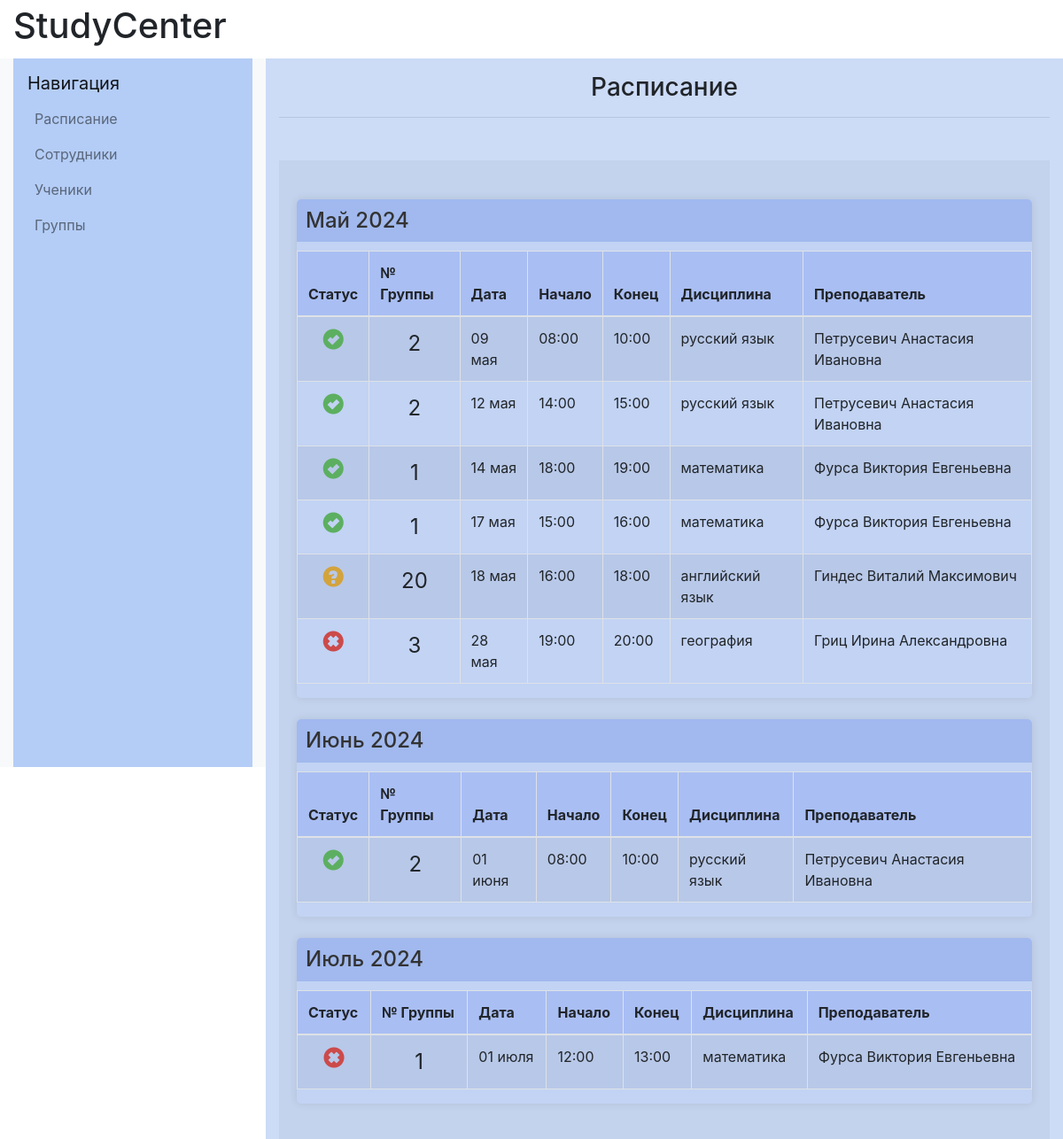
The page / on the database its author committed.
### catalog/models.py (models this page shows, shortened)
class Lesson(models.Model):
    date = models.DateField()
    start_time = models.DateTimeField()
    duration = models.IntegerField()
    group = models.ForeignKey(Group, on_delete=models.CASCADE)
    objects = models.Manager()

class Group(models.Model):
    subject = models.ForeignKey(Subject, on_delete=models.CASCADE)
    grade = models.IntegerField(validators=[
        MaxValueValidator(11),
        MinValueValidator(1)
    ])
    group_capacity = models.IntegerField(default=1,
                                         validators=[
                                            MaxValueValidator(8),
                                            MinValueValidator(1)
    ])
    type = models.ForeignKey(Type, on_delete=models.CASCADE)
    teacher=models.ForeignKey(Worker,
                              on_delete=models.CASCADE,
                              null=True,
                              default=None
    )
    objects = models.Manager()
    created = models.BooleanField(default=False)

class Subject(models.Model):
    name=models.CharField(max_length=100)
    objects=models.Manager()
    def __str__(self):
        return self.name

class Worker(models.Model):
    firstname=models.CharField(max_length=20, verbose_name="Имя")
    lastname=models.CharField(max_length=20, verbose_name="Фамилия")
    fathername=models.CharField(max_length=20, verbose_name="Отчество")
    date_of_birth=models.DateField(verbose_name="Дата рождения")
    gender=models.IntegerField(validators=[MinValueValidator(0), MaxValueValidator(1)], verbose_name="Пол")
    subject = models.ManyToManyField(Subject, verbose_name="Дисциплины")
    phone_number=models.CharField(max_length=11,validators=[MinLengthValidator(11)], verbose_name="Номер телефона")
    email=models.EmailField(verbose_name="E-mail")
    objects=models.Manager()
    registration_date=models.DateField()
    DoesNotExist = models.Manager

### catalog/views.py (the view)
# urls.py: path('', views.schedule, name='schedule'),
def schedule(request):
    lessons = Lesson.objects.all().order_by('date', 'start_time')
    grouped_lessons = {}
    for lesson in lessons:
        lesson.end_time = lesson.start_time + timedelta(hours=lesson.duration)
    for k, g in groupby(lessons, lambda l: l.date.replace(day=1)):
        grouped_lessons[k] = list(g)
        for lesson in grouped_lessons[k]:
            lesson.status = LessonStatus.objects.get(lesson=lesson)
    return render(request, 'schedule/schedule.html', {'grouped_lessons': grouped_lessons})

### catalog/templates/schedule/schedule.html (shortened to what this page needs)
{% extends "base_generic.html" %}
{% block content%}
            <div class="col-md-8 col-lg-9 content-container" style="background-color: #ccdbf6">
                <h1 class="h3 text-center mt-3">Расписание</h1>
                <hr class="mb-5">
               <section style="background-color: rgb(196, 211, 237); padding: 20px;">
                    {% for month, lessons in grouped_lessons.items %}
                    <div class="lesson-group mt-4" style="margin-bottom: 20px; background-color: rgba(195, 212, 245, 0.94); border-radius: 5px; box-shadow: 0 0 10px rgba(0, 0, 0, 0.1);">
                        <h3 class="lesson-month" style="color: #333; font-size: 1.5em; margin-bottom: 10px; padding: 10px; background-color: rgba(160,184,239,0.94); border-top-left-radius: 5px; border-top-right-radius: 5px;">{{ month|date:"F Y" }}</h3>
                        <div class="table-responsive" style="width: 100%;">
                            <table class="table table-striped table-bordered lesson-table" style="width: 100%; border-collapse: collapse;">
                                <thead>
                                    <tr style="background-color: rgba(158,180,243,0.68);">
                                        <th>Статус</th>
                                        <th>№ Группы</th>
                                        <th>Дата</th>
                                        <th>Начало</th>
                                        <th>Конец</th>
                                        <th>Дисциплина</th>
                                        <th>Преподаватель</th>
                                    </tr>
                                </thead>
                                <tbody>
                                    {% for lesson in lessons %}
                                    <tr class="lesson-row" style="cursor: pointer;" onclick="window.location='{% url 'lesson_details' lesson_id=lesson.id %}';" onmouseover="this.style.backgroundColor='rgba(74, 78, 137, 0.28)';" onmouseout="this.style.backgroundColor='';">
                                        <td class="text-center lesson-status">
                                            {% if lesson.status.status == 0 %}
                                                <span style="color: #cc4a4a;" class="glyphicon glyphicon-remove-sign"></span>
                                            {% elif lesson.status.status == 1 %}
                                                <span style="color: #5caf60;" class="glyphicon glyphicon-ok-sign"></span>
                                            {% elif lesson.status.status == 3 %}
                                                <span style="color: #d3a33c;" class="glyphicon glyphicon-question-sign"></span>
                                            {% endif %}
                                        </td>
                                        <td class="text-center" style="font-size: 1.5em;">{{ lesson.group.id }}</td>
                                        <td>{{ lesson.date|date:"d E" }}</td>
                                        <td>{{ lesson.start_time|time:"H:i" }}</td>
                                        <td>{{ lesson.end_time|time:"H:i" }}</td>
                                        <td>{{ lesson.group.subject }}</td>
                                        <td>{{ lesson.group.teacher.lastname }} {{ lesson.group.teacher.firstname }} {{ lesson.group.teacher.fathername }}</td>
                                    </tr>
                                    {% endfor %}
                                </tbody>
                            </table>
                        </div>
                    </div>
                    {% endfor %}
               </section>
            </div>
{% endblock content %}

### catalog/static/css/styles.css (style rules this page uses)
@media (min-width: 768px) { .lesson-group { margin-bottom: 20px; } }
@media (min-width: 768px) { .lesson-month { color: #333; font-size: 1.5em; margin-bottom: 10px; } }
@media (min-width: 768px) { .lesson-table { width: 100%; } }
@media (min-width: 768px) { .lesson-status span { font-size: 1.5em; margin: 0 auto; display: block; } }

### rows shown on the page
Lesson: month "Май 2024", group.id "2", date "09 мая", start_time "08:00", end_time "10:00", group.subject "русский язык", group.teacher.lastname "Петрусевич", group.teacher.firstname "Анастасия", group.teacher.fathername "Ивановна"
Lesson: group.id "2", date "12 мая", start_time "14:00", end_time "15:00", group.subject "русский язык", group.teacher.lastname "Петрусевич", group.teacher.firstname "Анастасия", group.teacher.fathername "Ивановна"
Lesson: group.id "1", date "14 мая", start_time "18:00", end_time "19:00", group.subject "математика", group.teacher.lastname "Фурса", group.teacher.firstname "Виктория", group.teacher.fathername "Евгеньевна"
Lesson: group.id "1", date "17 мая", start_time "15:00", end_time "16:00", group.subject "математика", group.teacher.lastname "Фурса", group.teacher.firstname "Виктория", group.teacher.fathername "Евгеньевна"
Lesson: group.id "20", date "18 мая", start_time "16:00", end_time "18:00", group.subject "английский язык", group.teacher.lastname "Гиндес", group.teacher.firstname "Виталий", group.teacher.fathername "Максимович"
Lesson: group.id "3", date "28 мая", start_time "19:00", end_time "20:00", group.subject "география", group.teacher.lastname "Гриц", group.teacher.firstname "Ирина", group.teacher.fathername "Александровна"
Lesson: month "Июнь 2024", group.id "2", date "01 июня", start_time "08:00", end_time "10:00", group.subject "русский язык", group.teacher.lastname "Петрусевич", group.teacher.firstname "Анастасия", group.teacher.fathername "Ивановна"
Lesson: month "Июль 2024", group.id "1", date "01 июля", start_time "12:00", end_time "13:00", group.subject "математика", group.teacher.lastname "Фурса", group.teacher.firstname "Виктория", group.teacher.fathername "Евгеньевна"
